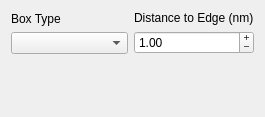
<?xml version="1.0" encoding="UTF-8"?>
<ui version="4.0">
 <class>CreateBoxSettings</class>
 <widget class="QWidget" name="CreateBoxSettings">
  <property name="geometry">
   <rect>
    <x>0</x>
    <y>0</y>
    <width>265</width>
    <height>117</height>
   </rect>
  </property>
  <property name="windowTitle">
   <string>Form</string>
  </property>
  <layout class="QVBoxLayout" name="verticalLayout">
   <item>
    <layout class="QHBoxLayout" name="horizontalLayout_5">
     <item>
      <layout class="QVBoxLayout" name="verticalLayout_5">
       <item>
        <widget class="QLabel" name="boxTypeLabel">
         <property name="text">
          <string>Box Type</string>
         </property>
        </widget>
       </item>
       <item>
        <widget class="QComboBox" name="boxType">
         <property name="currentText">
          <string/>
         </property>
         <property name="currentIndex">
          <number>-1</number>
         </property>
        </widget>
       </item>
      </layout>
     </item>
     <item>
      <layout class="QVBoxLayout" name="verticalLayout_9">
       <item>
        <widget class="QLabel" name="distancetoEdgeLabel">
         <property name="text">
          <string>Distance to Edge (nm)</string>
         </property>
        </widget>
       </item>
       <item>
        <widget class="QDoubleSpinBox" name="distanceToEdge">
             <property name="buttonSymbols">
              <enum>QAbstractSpinBox::PlusMinus</enum>
             </property>
         <property name="value">
          <double>1.000000000000000</double>
         </property>
        </widget>
       </item>
      </layout>
     </item>
    </layout>
   </item>
   <item>
    <spacer name="verticalSpacer">
     <property name="orientation">
      <enum>Qt::Vertical</enum>
     </property>
     <property name="sizeHint" stdset="0">
      <size>
       <width>20</width>
       <height>40</height>
      </size>
     </property>
    </spacer>
   </item>
  </layout>
 </widget>
 <resources/>
 <connections/>
</ui>
